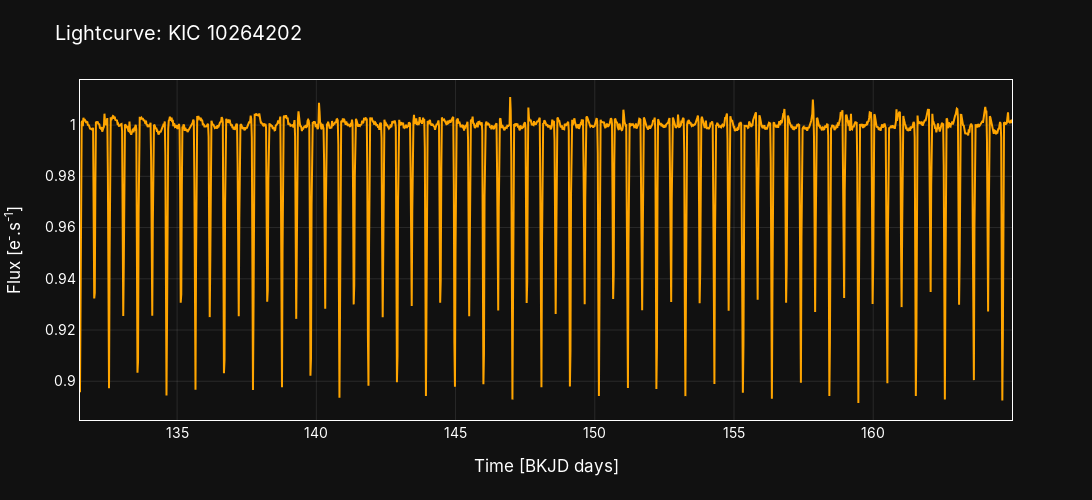
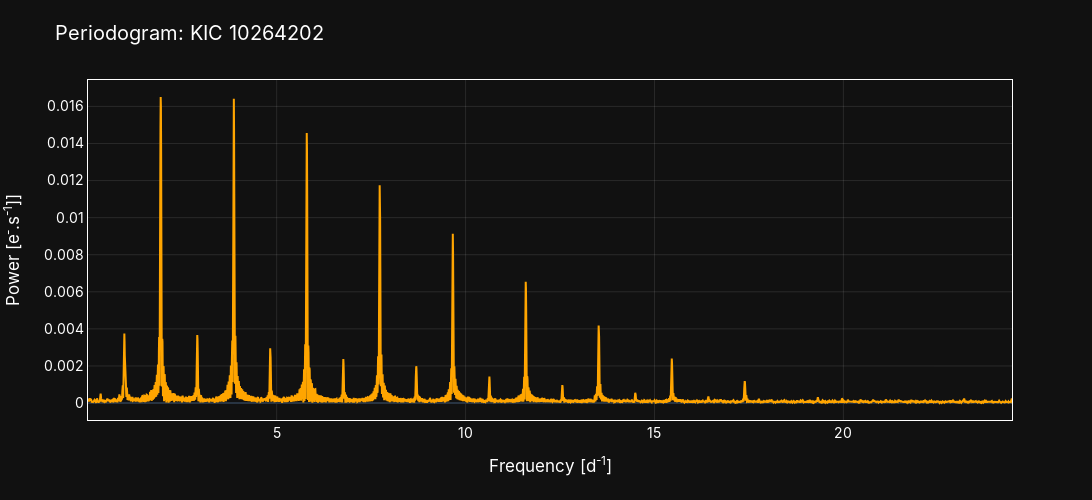
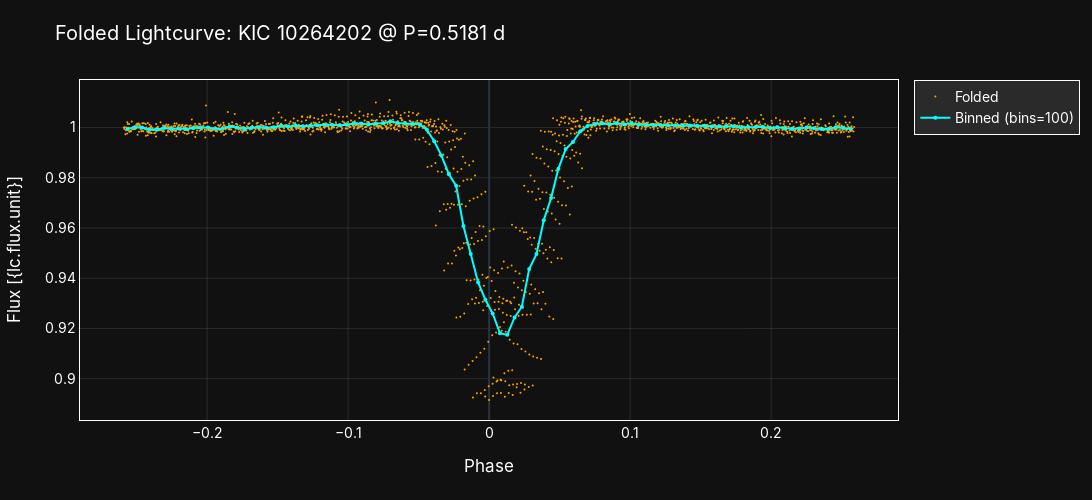
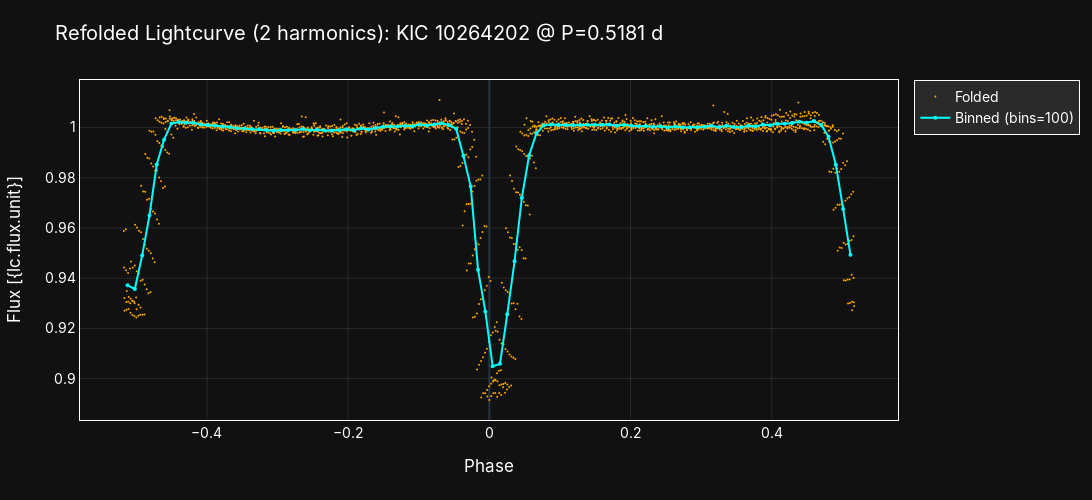

Here is the notebook cell these charts were saved with, in order:
### Code cell
explore(target="KIC 10264202", normalized=True, bins=100)

### Figure 1 — Plotly figure (JSON) as saved in the notebook; plotly's stock layout.template omitted (floating-point values rounded to 4 significant figures; data arrays with more than 128 entries replaced by an {"elided": "..."} marker saying what was removed)
{"data": [{"line": {"color": "orange"}, "mode": "lines", "name": "Light Curve", "type": "scatter", "x": {"elided": "1624 float values"}, "y": {"elided": "1624 float values"}}], "layout": {"font": {"color": "white", "family": "Inter, sans-serif", "size": 14}, "height": 500, "legend": {"bgcolor": "rgba(68,68,68,0.5)", "bordercolor": "white", "borderwidth": 1}, "margin": {"b": 80, "l": 80, "r": 80, "t": 80}, "title": {"text": "Lightcurve: KIC 10264202"}, "width": 1500, "xaxis": {"gridcolor": "rgba(255,255,255,0.1)", "linecolor": "white", "mirror": true, "showgrid": true, "showline": true, "title": {"standoff": 20, "text": "Time [BKJD days]"}, "type": "linear"}, "yaxis": {"gridcolor": "rgba(255,255,255,0.1)", "linecolor": "white", "mirror": true, "showgrid": true, "showline": true, "title": {"standoff": 20, "text": "Flux [e<sup>-</sup>.s<sup>-1</sup>]"}, "type": "linear"}}}

### Figure 2 — Plotly figure (JSON) as saved in the notebook; plotly's stock layout.template omitted (floating-point values rounded to 4 significant figures; data arrays with more than 128 entries replaced by an {"elided": "..."} marker saying what was removed)
{"data": [{"line": {"color": "orange"}, "mode": "lines", "name": "Periodogram", "type": "scatter", "x": {"elided": "4094 float values"}, "y": {"elided": "4094 float values"}}], "layout": {"font": {"color": "white", "family": "Inter, sans-serif", "size": 14}, "height": 500, "legend": {"bgcolor": "rgba(68,68,68,0.5)", "bordercolor": "white", "borderwidth": 1}, "margin": {"b": 80, "l": 80, "r": 80, "t": 80}, "title": {"text": "Periodogram: KIC 10264202"}, "width": 1500, "xaxis": {"gridcolor": "rgba(255,255,255,0.1)", "linecolor": "white", "mirror": true, "showgrid": true, "showline": true, "title": {"standoff": 20, "text": "Frequency [d<sup>-1</sup>]"}, "type": "linear"}, "yaxis": {"gridcolor": "rgba(255,255,255,0.1)", "linecolor": "white", "mirror": true, "showgrid": true, "showline": true, "title": {"standoff": 20, "text": "Power [e<sup>-</sup>.s<sup>-1</sup>]]"}, "type": "linear"}}}

### Figure 3 — Plotly figure (JSON) as saved in the notebook; plotly's stock layout.template omitted (floating-point values rounded to 4 significant figures; data arrays with more than 128 entries replaced by an {"elided": "..."} marker saying what was removed)
{"data": [{"marker": {"color": "orange", "size": 2}, "mode": "markers", "name": "Folded", "type": "scatter", "x": {"elided": "1624 float values"}, "y": {"elided": "1624 float values"}}, {"line": {"color": "cyan"}, "marker": {"color": "cyan", "size": 4}, "mode": "markers+lines", "name": "Binned (bins=100)", "type": "scatter", "x": [-0.2564, -0.2512, -0.246, -0.2409, -0.2357, -0.2305, -0.2253, -0.2202, -0.215, -0.2098, -0.2046, -0.1994, -0.1943, -0.1891, -0.1839, -0.1787, -0.1736, -0.1684, -0.1632, -0.158, -0.1528, -0.1477, -0.1425, -0.1373, -0.1321, -0.127, -0.1218, -0.1166, -0.1114, -0.1062, -0.1011, -0.09588, -0.09071, -0.08553, -0.08035, -0.07517, -0.06999, -0.06482, -0.05964, -0.05446, -0.04928, -0.0441, -0.03893, -0.03375, -0.02857, -0.02339, -0.01821, -0.01304, -0.007858, -0.00268, 0.002498, 0.007676, 0.01285, 0.01803, 0.02321, 0.02839, 0.03357, 0.03874, 0.04392, 0.0491, 0.05428, 0.05946, 0.06463, 0.06981, 0.07499, 0.08017, 0.08535, 0.09052, 0.0957, 0.1009, 0.1061, 0.1112, 0.1164, 0.1216, 0.1268, 0.1319, 0.1371, 0.1423, 0.1475, 0.1527, 0.1578, 0.163, 0.1682, 0.1734, 0.1785, 0.1837, 0.1889, 0.1941, 0.1993, 0.2044, 0.2096, 0.2148, 0.22, 0.2252, 0.2303, 0.2355, 0.2407, 0.2459, 0.251, 0.2562], "y": [0.9994, 1.0, 1.0, 0.9991, 0.9992, 0.9998, 0.9995, 0.9996, 0.9994, 0.9998, 1.0, 1.0, 0.9996, 0.9996, 1.0, 1.0, 0.9995, 0.9999, 1.0, 0.9999, 1.0, 1.001, 1.0, 1.001, 1.0, 1.001, 1.001, 1.001, 1.001, 1.001, 1.001, 1.002, 1.002, 1.001, 1.002, 1.002, 1.002, 1.002, 1.002, 1.001, 1.001, 0.9991, 0.9946, 0.9888, 0.9814, 0.9768, 0.9608, 0.9497, 0.9384, 0.9315, 0.926, 0.9181, 0.9175, 0.9244, 0.9287, 0.9437, 0.9496, 0.9631, 0.9719, 0.9836, 0.9914, 0.9943, 0.9985, 1.001, 1.001, 1.002, 1.001, 1.002, 1.001, 1.002, 1.001, 1.001, 1.001, 1.001, 1.001, 1.001, 1.001, 1.001, 1.001, 1.001, 1.0, 1.0, 1.0, 1.0, 1.0, 1.0, 1.0, 1.0, 0.9997, 1.0, 0.9997, 0.9995, 0.9996, 1.0, 0.9997, 0.9994, 0.9994, 1.0, 0.9998, 0.9995]}], "layout": {"font": {"color": "white", "family": "Inter, sans-serif", "size": 14}, "height": 500, "legend": {"bgcolor": "rgba(68,68,68,0.5)", "bordercolor": "white", "borderwidth": 1}, "margin": {"b": 80, "l": 80, "r": 80, "t": 80}, "title": {"text": "Folded Lightcurve: KIC 10264202 @ P=0.5181 d"}, "width": 1500, "xaxis": {"gridcolor": "rgba(255,255,255,0.1)", "linecolor": "white", "mirror": true, "showgrid": true, "showline": true, "title": {"standoff": 20, "text": "Phase"}, "type": "linear"}, "yaxis": {"gridcolor": "rgba(255,255,255,0.1)", "linecolor": "white", "mirror": true, "showgrid": true, "showline": true, "title": {"standoff": 20, "text": "Flux [{lc.flux.unit}]"}, "type": "linear"}}}

### Figure 4 — Plotly figure (JSON) as saved in the notebook; plotly's stock layout.template omitted (floating-point values rounded to 4 significant figures; data arrays with more than 128 entries replaced by an {"elided": "..."} marker saying what was removed)
{"data": [{"marker": {"color": "orange", "size": 2}, "mode": "markers", "name": "Folded", "type": "scatter", "x": {"elided": "1624 float values"}, "y": {"elided": "1624 float values"}}, {"line": {"color": "cyan"}, "marker": {"color": "cyan", "size": 4}, "mode": "markers+lines", "name": "Binned (bins=100)", "type": "scatter", "x": [-0.5125, -0.5022, -0.4918, -0.4815, -0.4711, -0.4608, -0.4505, -0.4401, -0.4298, -0.4194, -0.4091, -0.3987, -0.3884, -0.378, -0.3677, -0.3574, -0.347, -0.3367, -0.3263, -0.316, -0.3056, -0.2953, -0.2849, -0.2746, -0.2643, -0.2539, -0.2436, -0.2332, -0.2229, -0.2125, -0.2022, -0.1919, -0.1815, -0.1712, -0.1608, -0.1505, -0.1401, -0.1298, -0.1194, -0.1091, -0.09875, -0.08841, -0.07806, -0.06772, -0.05737, -0.04703, -0.03669, -0.02634, -0.016, -0.005654, 0.004691, 0.01503, 0.02538, 0.03572, 0.04607, 0.05641, 0.06676, 0.0771, 0.08744, 0.09779, 0.1081, 0.1185, 0.1288, 0.1392, 0.1495, 0.1599, 0.1702, 0.1805, 0.1909, 0.2012, 0.2116, 0.2219, 0.2323, 0.2426, 0.253, 0.2633, 0.2736, 0.284, 0.2943, 0.3047, 0.315, 0.3254, 0.3357, 0.3461, 0.3564, 0.3667, 0.3771, 0.3874, 0.3978, 0.4081, 0.4185, 0.4288, 0.4392, 0.4495, 0.4598, 0.4702, 0.4805, 0.4909, 0.5012, 0.5116], "y": [0.9372, 0.9357, 0.949, 0.965, 0.9853, 0.9952, 1.002, 1.002, 1.002, 1.002, 1.001, 1.001, 1.001, 1.0, 1.0, 0.9998, 0.9996, 0.9995, 0.9993, 0.999, 0.9987, 0.999, 0.9989, 0.999, 0.9994, 0.9989, 0.9992, 0.9988, 0.9989, 0.999, 0.9993, 0.9989, 0.9997, 0.9992, 0.9998, 1.0, 1.0, 1.0, 1.001, 1.001, 1.001, 1.001, 1.001, 1.002, 1.001, 0.9996, 0.9887, 0.9765, 0.9434, 0.9267, 0.905, 0.9059, 0.9256, 0.9467, 0.972, 0.989, 0.9977, 1.001, 1.001, 1.001, 1.001, 1.001, 1.001, 1.001, 1.001, 1.001, 1.001, 1.001, 1.001, 1.001, 1.001, 1.001, 1.0, 1.001, 1.0, 1.0, 1.0, 1.0, 1.0, 1.0, 1.001, 1.0, 1.001, 1.0, 1.0, 1.001, 1.0, 1.001, 1.001, 1.002, 1.002, 1.002, 1.002, 1.002, 1.003, 1.001, 0.9963, 0.9852, 0.9676, 0.9493]}], "layout": {"font": {"color": "white", "family": "Inter, sans-serif", "size": 14}, "height": 500, "legend": {"bgcolor": "rgba(68,68,68,0.5)", "bordercolor": "white", "borderwidth": 1}, "margin": {"b": 80, "l": 80, "r": 80, "t": 80}, "title": {"text": "Refolded Lightcurve (2 harmonics): KIC 10264202 @ P=0.5181 d"}, "width": 1500, "xaxis": {"gridcolor": "rgba(255,255,255,0.1)", "linecolor": "white", "mirror": true, "showgrid": true, "showline": true, "title": {"standoff": 20, "text": "Phase"}, "type": "linear"}, "yaxis": {"gridcolor": "rgba(255,255,255,0.1)", "linecolor": "white", "mirror": true, "showgrid": true, "showline": true, "title": {"standoff": 20, "text": "Flux [{lc.flux.unit}]"}, "type": "linear"}}}
